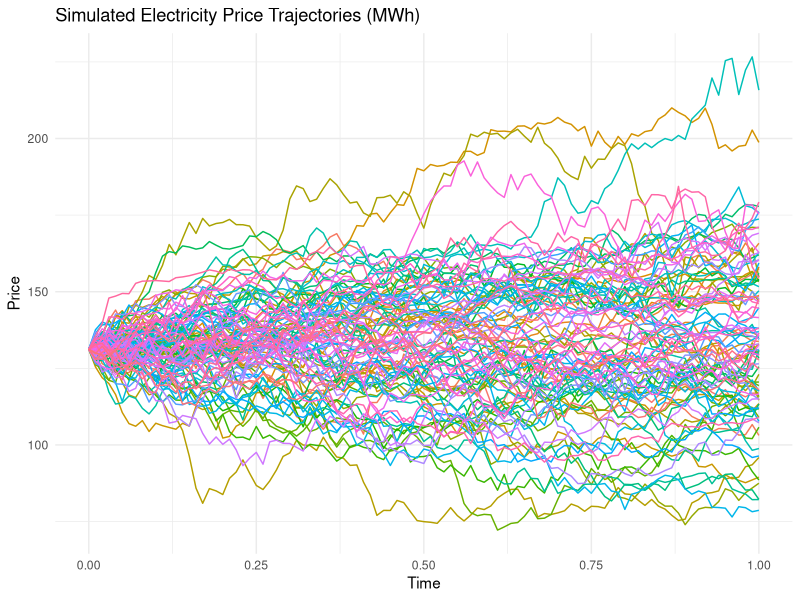

Generate this figure with R:
# Required libraries
library(dplyr)
library(ggplot2)

#Start measuring time
start_time = Sys.time()

#Definition of Heston model's parameters
r = 0.0433 # risk-free interest rate
k = 2 # rate of reversion
theta = 0.04 # long-run volatility
beta = 0.3 #volatility of volatility
rho = -0.5 #correlation parameter between the underlying asset and its volatility
v0 = 0.04 # initial condition for volatility

#Definition of Monte Carlo simulation parameters
Time = 1 # Maturity
N = 100 # Number of steps
dt = Time/N # Time increment
nsim = 100 #Number of Monte Carlo simulations

#Initialization of the vectors for the trajectories
S = matrix(NA, nsim, N+1)
v = matrix(NA, nsim, N+1)

#Setting initial conditions
S[,1] = 131.23 #Initial price of the underlying asset
v[,1] = v0
set.seed(1)

#Trajectories simulations
for (i in 1:N){
  dW1 = rnorm(nsim)*sqrt(dt)
  dW2 = rho*dW1+sqrt(1-rho^2)*rnorm(nsim)*sqrt(dt)
  
  dv = k*(theta-v[,i])*dt+beta*sqrt(v[,i])*dW2
  dS = r*S[,i]*dt+sqrt(v[,i])*S[,i]*dW1
  
  v[,i+1] = pmax(v[,i]+dv, 0)
  S[,i+1] = S[,i]+dS
}

#Pricing an arithmetic Asian option with K = 131.23
K = 131.23
A = apply(S, 1, FUN = mean)
discounted_payoff= exp(-r*Time)*pmax(A-K,0)

#MC price
MCP = mean(discounted_payoff)
sd_MCP= sd(discounted_payoff)
error_MCP = sd_MCP/sqrt(nsim)

# Calculate the 95% confidence interval
margin = qnorm(0.975)*error_MCP
confidence_interval_lower = MCP - margin
confidence_interval_upper = MCP + margin

# End measuring time
end_time = Sys.time()

# Calculate the computation time
computation_time = end_time - start_time
cat("Computation Time:", computation_time, "seconds\n")

#Start measuring time
start_time_graph = Sys.time()

#Graphing underlying asset trajectories
price_simulation_data <- data.frame(
  Time = rep(seq(0, Time, by = dt), each = nsim),
  Trajectory = rep(1:nsim, times = N + 1),
  Price = as.vector(S))

ggplot(data = price_simulation_data, aes(x = Time, y = Price, group = Trajectory, color = as.factor(Trajectory))) +
  geom_line() +
  labs(x = "Time", y = "Price", title = "Simulated Electricity Price Trajectories (MWh)") +
  theme_minimal() + theme(legend.position = "none")

# End measuring time
end_time_graph = Sys.time()

# Calculate the computation time
computation_time_graph = end_time_graph - start_time_graph
cat("Computation Time:", computation_time_graph, "seconds\n")



margin = qt(0.975,df= nsim-1)
margin2 = qnorm(0.975)
